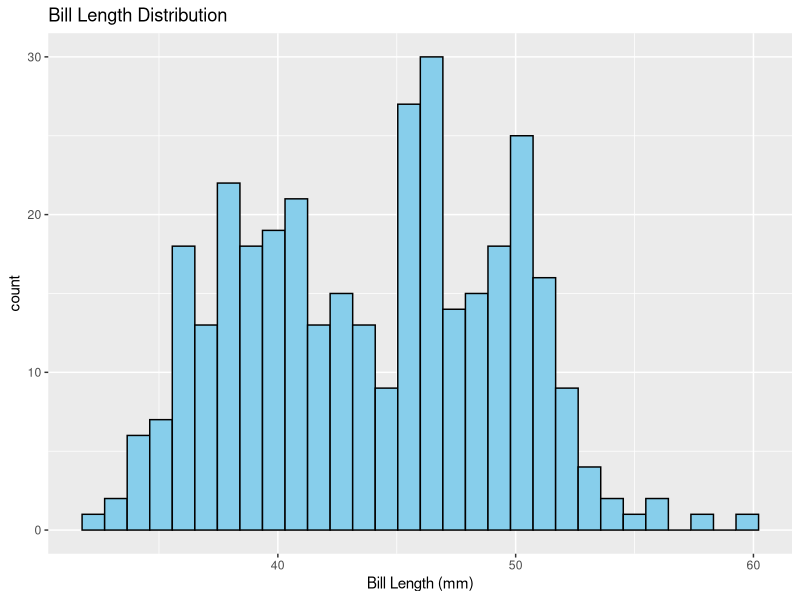
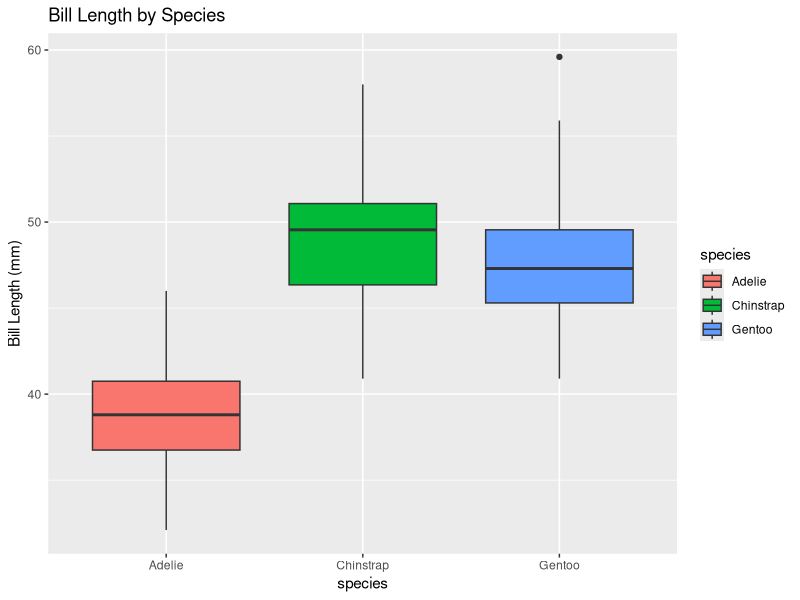
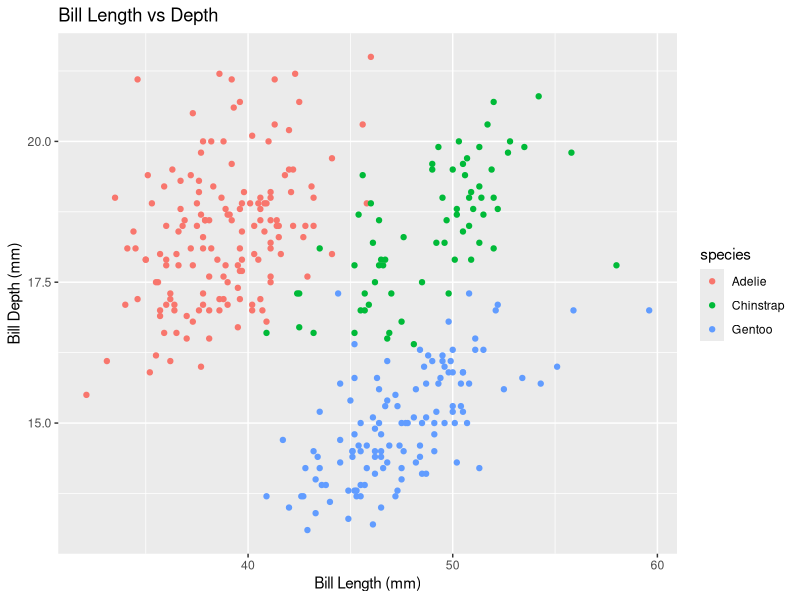

These charts were generated, in order, by the following R code: (Note: this script raises an error after producing the figures.)
## ---- chunk 1
# Load the data  
library(palmerpenguins)  
data("penguins")  
head(penguins)  
## ---- chunk 2
# Check dimensions and structure  
dim(penguins)  
str(penguins)  
## ---- chunk 3
# Quick statistical overview  
summary(penguins)  
## ---- chunk 4
mean(penguins$bill_length_mm, na.rm = TRUE)  
median(penguins$bill_length_mm, na.rm = TRUE)  
## ---- chunk 5
range(penguins$bill_length_mm, na.rm = TRUE)  
var(penguins$bill_length_mm, na.rm = TRUE)  
sd(penguins$bill_length_mm, na.rm = TRUE)  
## ---- chunk 6
# Grouped mean by species  
library(dplyr)  
penguins %>%  
  group_by(species) %>%  
  summarise(mean_bill_length = mean(bill_length_mm, na.rm = TRUE))  
## ---- chunk 7
library(ggplot2)  
ggplot(penguins, aes(x = bill_length_mm)) +  
  geom_histogram(bins = 30, fill = "skyblue", color = "black") +  
  labs(title = "Bill Length Distribution", x = "Bill Length (mm)")  
## ---- chunk 8
ggplot(penguins, aes(x = species, y = bill_length_mm, fill = species)) +  
  geom_boxplot() +  
  labs(title = "Bill Length by Species", y = "Bill Length (mm)")  
## ---- chunk 9
cor(penguins$bill_length_mm, penguins$bill_depth_mm, use = "complete.obs")  
## ---- chunk 10
ggplot(penguins, aes(x = bill_length_mm, y = bill_depth_mm, color = species)) +  
  geom_point() +  
  labs(title = "Bill Length vs Depth", x = "Bill Length (mm)", y = "Bill Depth (mm)")  
## ---- chunk 11
library(sf)  
library(ggplot2)  
library(rnaturalearth)  
library(rnaturalearthdata)  
## ---- chunk 12
# Download country data for Chile  
chile <- ne_states(country = "Chile", returnclass = "sf")  

# Inspect the data  
head(chile)  
## ---- chunk 13
plot(chile["name"], col = terrain.colors(nrow(chile)))  
## ---- chunk 14
ggplot(chile) +  
  geom_sf(aes(fill = name)) +  
  ggtitle("Chilean Administrative Regions") +  
  theme_minimal()  
## ---- chunk 15
chile_filtered <- chile[chile$name %in% c("Valparaíso", "Región Metropolitana", "O'Higgins"), ]  

ggplot(chile_filtered) +  
  geom_sf(fill = "lightblue", color = "black") +  
  ggtitle("Central Chile Map (Filtered)")  
## ---- chunk 16
cities <- data.frame(  
  name = c("Santiago", "Valparaíso", "Rancagua"),  
  lon = c(-70.6483, -71.6221, -70.7411),  
  lat = c(-33.4489, -33.0458, -34.1708)  
)  

cities_sf <- st_as_sf(cities, coords = c("lon", "lat"), crs = 4326)  

ggplot() +  
  geom_sf(data = chile, fill = "white", color = "gray") +  
  geom_sf(data = cities_sf, color = "red", size = 3) +  
  ggtitle("Map of Major Cities in Chile")  
## ---- chunk 17
chile_proj <- st_transform(chile, crs = 32719)  

ggplot(chile_proj) +  
  geom_sf(fill = "lightgreen") +  
  ggtitle("Map in UTM Zone 19S Projection")  
## ---- chunk 18
ggplot() +  
  geom_sf(data = chile, fill = "lightblue") +  
  geom_sf(data = cities_sf, color = "red", size = 3) +  
  ggtitle("Map of Chile with Regions and Major Cities")  
